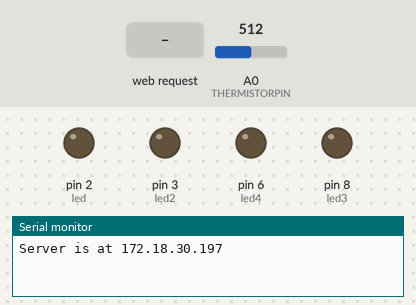
Bench run of a sketch on a simulated Arduino Uno, built with avr-gcc and run on an emulated ATmega328P. Shown: output pins drawn as LEDs (lit = HIGH), the last lines printed to the serial monitor. The inputs (shaded band) are chosen by the test bench; at power-on: A0 (THERMISTORPIN) = 512.

Above: at 1.2 s.
1.3 s: HTTP request GET /button1on received
At 2.7 s:
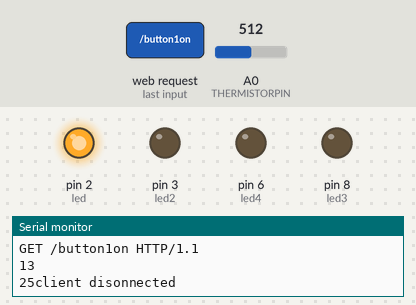
3.0 s: HTTP request GET /button2on received
At 4.4 s:
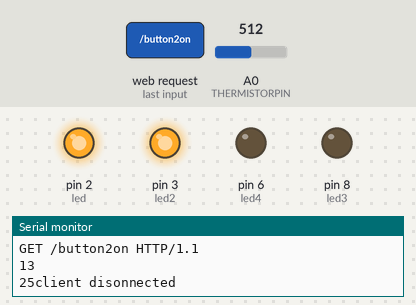
4.7 s: HTTP request GET /button1off received
At 6.0 s:
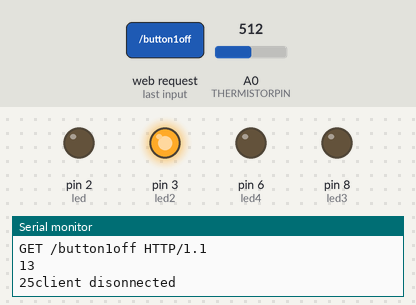
6.3 s: HTTP request GET /button3on received
At 7.7 s:
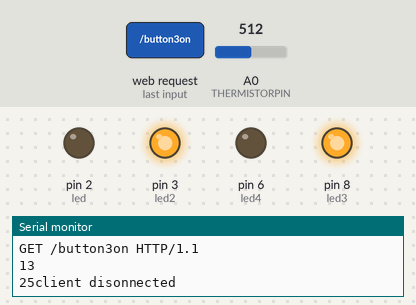
8.0 s: HTTP request GET /button2off received
At 8.5 s:
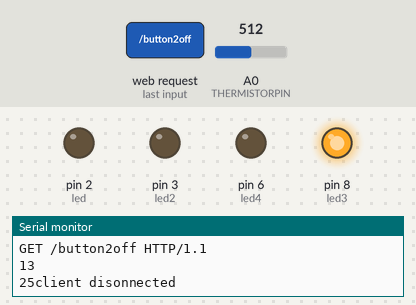
9.7 s: HTTP request GET /button4on received
At 10.2 s:
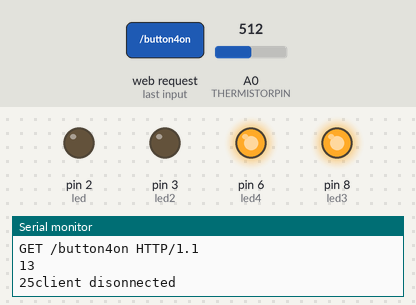
Timing chart, 0 to 12.4 s (numbered marks = the images above; inputs shaded):
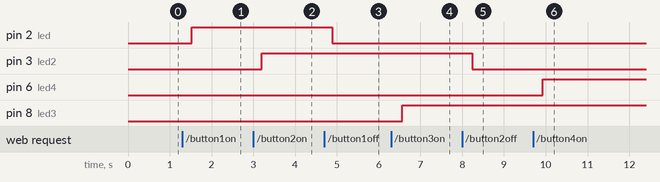

The sketch:

Webserver_Relays4_v1_4.ino
```cpp
/*
 Created by Mpho Mphego

 Arduino with Ethernet Shield, Quad Relay ,Temperature Monitor and NTP client
 */

#include <SPI.h>
#include <Ethernet.h>
#include <EthernetUdp.h>

#define THERMISTORPIN A0
// resistance at 25 degrees C
#define THERMISTORNOMINAL 10000
// temp. for nominal resistance (almost always 25 C)
#define TEMPERATURENOMINAL 25
// how many samples to take and average, more takes longer
// but is more 'smooth'
#define NUMSAMPLES 5
// The beta coefficient of the thermistor (usually 3000-4000)
#define BCOEFFICIENT 3950
// the value of the 'other' resistor
#define SERIESRESISTOR 10000

int led = 2, led2 = 3, led3 = 8, led4 = 6;
int samples[NUMSAMPLES];
String readString;

unsigned int localPort = 8888;      // local port to listen for UDP packets
const int NTP_PACKET_SIZE= 48; // NTP time stamp is in the first 48 bytes of the message
byte packetBuffer[ NTP_PACKET_SIZE]; //buffer to hold incoming and outgoing packets
EthernetUDP Udp; // A UDP instance to let us send and receive packets over UDP
/* Set this to the offset (in seconds) to your local time
   This example is GMT +3 */
const int timeZoneOffset = 3;
const int minuteOffset = 1;

byte mac[] = { 0xDE, 0xAD, 0xBE, 0xEF, 0xFE, 0xED };   //physical mac address
byte ip[] = { 172, 18, 30, 197 };                      // ip in lan (that's what you need to use in your browser. ("192.168.1.178")
byte gateway[] = { 172, 18, 30, 10 };                   // internet access via router
byte subnet[] = { 255, 255, 255, 0 };                  //subnet mask

IPAddress timeServer(172,18,30,100); // time-a.timefreq.bldrdoc.gov NTP server
// IPAddress timeServer(132, 163, 4, 102); // time-b.timefreq.bldrdoc.gov NTP server
// IPAddress timeServer(132, 163, 4, 103); // time-c.timefreq.bldrdoc.gov NTP server
EthernetServer server(80);                             //server port


void setup() {
 // Open serial communications and wait for port to open:
  Serial.begin(9600);
   while (!Serial) {
    ; // wait for serial port to connect. Needed for Leonardo only
  }
  pinMode(led, OUTPUT);
  pinMode(led2, OUTPUT);
  pinMode(led3, OUTPUT);
  pinMode(led4, OUTPUT);
  // start the Ethernet connection and the server:
  Ethernet.begin(mac, ip, gateway, subnet);
  Udp.begin(localPort);
  server.begin();
  Serial.print("Server is at ");
  Serial.println(Ethernet.localIP());
  // initialise all led's off
  //digitalWrite(led, LOW);
  //digitalWrite(led2, LOW);
  //digitalWrite(led3, LOW);
  //digitalWrite(led4, LOW);
}


void loop() {

  EthernetClient client = server.available();
  sendNTPpacket(timeServer); // send an NTP packet to a time server
  // wait to see if a reply is available
  delay(100);

  uint8_t i;
  float average;

  // take N samples in a row, with a slight delay
  for (i=0; i< NUMSAMPLES; i++) {
   samples[i] = analogRead(THERMISTORPIN);
   delay(10);
  }

  // average all the samples out
  average = 0;
  for (i=0; i< NUMSAMPLES; i++) {
     average += samples[i];
  }
  average /= NUMSAMPLES;

//  Serial.print("Average analog reading ");
//  Serial.println(average);

  // convert the value to resistance
  average = 1023 / average - 1;
  average = SERIESRESISTOR / average;
//-------------------------------------------
// To display on Serial monitor
//  Serial.print("Thermistor resistance ");
//  Serial.println(average);

// Read about the Steinhart–Hart equation
// http://en.wikipedia.org/wiki/Steinhart%E2%80%93Hart_equation

  float steinhart;
  steinhart = average / THERMISTORNOMINAL;     // (R/Ro)
  steinhart = log(steinhart);                  // ln(R/Ro)
  steinhart /= BCOEFFICIENT;                   // 1/B * ln(R/Ro)
  steinhart += 1.0 / (TEMPERATURENOMINAL + 273.15); // + (1/To)
  steinhart = 1.0 / steinhart;                 // Invert
  steinhart -= 273.15;                         // convert to C

  // Create a client connection
//  EthernetClient client = server.available();
  if (client) {
     Serial.println("new client");
    boolean currentLineIsBlank = true;
    while (client.connected()) {
      if (client.available()) {
        char c = client.read();

        //read char by char HTTP request
        if (readString.length() < 100) {
          //store characters to string
          readString += c;
          //Serial.print(c);
         }

         //if HTTP request has ended
         if (c == '\n' && currentLineIsBlank) {
           Serial.println(readString); //print to serial monitor for debuging

           client.println("HTTP/1.1 200 OK");
           client.println("Content-Type: text/html");
           client.println("Connection: close");  // the connection will be closed after completion of the response
  	   //client.println("Refresh: 5");  // refresh the page automatically every 5 sec
           client.println();
           client.println("<!DOCTYPE HTML >");
           client.println("<html>");
           client.println("<HEAD> ");
           client.println("<meta http-equiv='refresh' content ='5; url=http://172.18.30.197/ '>");
//           client.println("<meta http-equiv='refresh' content ='5' > ");
           client.println("<meta name='HandheldFriendly' content='true' /> ");
           client.println("<meta name='viewport' content='width=device-width, height=device-height, user-scalable=no' />");
           client.println("<meta name='apple-mobile-web-app-capable' content='yes' />");
           client.println("<meta name='apple-mobile-web-app-status-bar-style' content='black-translucent' />");
           client.println("<link rel='stylesheet' type='text/css' href='http://172.18.30.110/ethernetcss.css' />"); //direct css to dropbox
           client.println("<TITLE>Simple Home Automation</TITLE>");
           client.println("</HEAD>");
           client.println("<BODY>");

           //client.println("<div id='Header' style='float:left;height:80px;width:1810px;'");
           //client.println("<p 'Stable_Images/SANSA_Header_main2.jpg' width='890' height='80' class ='text'>");
           //client.println("<p id='time' style='float:right;'>DATE:  24-04-2013 <br>TIME:  07:11 <br>DOY:   114</p>");
           //client.println("</div>");

           client.println("<H1>Simple Home Automation : Arduino</H1>");
           client.println("<H2>");
           //client.println("<div id="Header" style="float:left;height:80px;width:1810px;">");
           //client.println("<img src="http://172.18.30.100/SANSA_Systems/Stable_Images/SANSA_Header_main2.jpg" width="890" height="80" class ="Image">");
           //client.println("<p id="time" style="float:right;">DATE:  24-04-2013 <br>TIME:  07:11 <br>DOY:   114</p>");
           //client.println("</div>");

            if ( Udp.parsePacket() ) {
              // We've received a packet, read the data from it
              Udp.read(packetBuffer,NTP_PACKET_SIZE);  // read the packet into the buffer

              //the timestamp starts at byte 40 of the received packet and is four bytes,
              // or two words, long. First, esxtract the two words:

              unsigned long highWord = word(packetBuffer[40], packetBuffer[41]);
              unsigned long lowWord = word(packetBuffer[42], packetBuffer[43]);
              // combine the four bytes (two words) into a long integer
              // this is NTP time (seconds since Jan 1 1900):
              unsigned long secsSince1900 = highWord << 16 | lowWord;
              //Serial.print("Seconds since Jan 1 1900 = " );
              //Serial.println(secsSince1900);

              // now convert NTP time into everyday time:
              //Serial.print("Unix time = ");
              // Unix time starts on Jan 1 1970. In seconds, that's 2208988800:
              const unsigned long seventyYears = 2208988800UL;
              // subtract seventy years:
              unsigned long epoch = secsSince1900 - seventyYears;
              // print Unix time:
              //Serial.println(epoch);

              unsigned long hours = ((epoch  % 86400L) / 3600) + timeZoneOffset ;
              unsigned long minutes = ((epoch  % 3600) / 60) + minuteOffset ;

              // print the hour, minute and/or second:

              client.println("Time :  "); // UTC is the time at Greenwich Meridian (GMT)
              client.print(hours); // print the hour (86400 equals secs per day)
              Serial.println(hours);
              client.print(':');

              // In the first 10 minutes of each hour, we'll want a leading '0'
              if ( ((epoch % 3600) / 60) < 10 ) {
                client.print('0');
              }

              client.print(minutes); //print the minute (3600 equals secs per minute)
              Serial.print(minutes); // print the minute (3600 equals secs per minute)
              client.println();
              /*
              client.print(':');
              if ( (epoch % 60) < 10 ) {
                // In the first 10 seconds of each minute, we'll want a leading '0'
                client.print('0');
              }
              client.println(epoch %60); // print the second
              */
            }
             if (timeZoneOffset > 0){
               client.print(" UTC +");
               client.println(timeZoneOffset);
             }
             else if (timeZoneOffset == 0){
               client.print(" UTC ");
               client.println(timeZoneOffset);
             }
             else{
               client.print(" UTC ");
               client.println(timeZoneOffset);
            }
 /*
            if (hours > 20){ // Autoswitch On all leds at 8pm.
              digitalWrite(led, HIGH);
              digitalWrite(led2, HIGH);
              digitalWrite(led3, HIGH);
              digitalWrite(led4, HIGH);
           }
*/


          // print Temperature
           client.println("<br />");
           client.print("Temperature : ");
           client.print(steinhart);
           client.print("&deg;C");
           client.print("</H2>");
           // print buttons
           client.println("<hr />");
           client.println("<br />");
           client.println("<a href=\"/button1on\"\">LED 1 ON</a>");
           client.println("<a href=\"/button1off\"\">LED 1 OFF</a><br />");
           client.println("<br />");
           client.println("<a href=\"/button2on\"\"> LED 2 ON</a>");
           client.println("<a href=\"/button2off\"\">LED 2 OFF</a><br />");
           client.println("<br />");
           client.println("<a href=\"/button3on\"\"> LED 3 ON</a>");
           client.println("<a href=\"/button3off\"\">LED 3 OFF</a><br />");
           client.println("<br />");
           client.println("<a href=\"/button4on\"\"> LED 4 ON</a>");
           client.println("<a href=\"/button4off\"\">LED 4 OFF</a><br />");
           client.println("<br />");
           client.println("<a href=\"/buttonson\"\">All on LED</a>");
           client.println("<a href=\"/buttonsoff\"\">All Off LED</a><br />");
           client.println("<br />");
           client.println("<hr />");
          //client.print("<p>Created by Mpho Mphego. Visit http://mpho112.wordpress.com for more projects!</p>");
          //client.println("<br />");

           client.println("</BODY>");
           client.println("</HTML>");

           delay(1);
           //stopping client
           client.stop();
           //controls the Arduino if you press the buttons
           if (readString.indexOf("button1on") > 0){
               digitalWrite(led, HIGH);
           }
           if (readString.indexOf("button1off") > 0){
               digitalWrite(led, LOW);
           }
           if (readString.indexOf("button2on") > 0){
               digitalWrite(led2, HIGH);
           }
           if (readString.indexOf("button2off") > 0){
               digitalWrite(led2, LOW);
           }
           if (readString.indexOf("button3on") > 0){
               digitalWrite(led3, HIGH);
           }
           if (readString.indexOf("button3off") > 0){
               digitalWrite(led3, LOW);
           }
           if (readString.indexOf("button4on") > 0){
               digitalWrite(led4, HIGH);
           }
           if (readString.indexOf("button4off") > 0){
               digitalWrite(led4, LOW);
           }
           if (readString.indexOf("buttonson") > 0){
               digitalWrite(led, HIGH);
               digitalWrite(led2, HIGH);
               digitalWrite(led3, HIGH);
               digitalWrite(led4, HIGH);
               Serial.print("All on");
           }
           if (readString.indexOf("buttonsoff") > 0){
               digitalWrite(led, LOW);
               digitalWrite(led2, LOW);
               digitalWrite(led3, LOW);
               digitalWrite(led4, LOW);
           }
          //clearing string for next read
           readString="";

         }
       }
    }
    client.stop();
   Serial.println("client disonnected");
}
  // delay(1000);
}


// Do not edit code below
// send an NTP request to the time server at the given address
unsigned long sendNTPpacket(IPAddress& address)
{

  // set all bytes in the buffer to 0
  memset(packetBuffer, 0, NTP_PACKET_SIZE);
  // Initialize values needed to form NTP request
  // (see URL above for details on the packets)
  packetBuffer[0] = 0b11100011;   // LI, Version, Mode
  packetBuffer[1] = 0;     // Stratum, or type of clock
  packetBuffer[2] = 6;     // Polling Interval
  packetBuffer[3] = 0xEC;  // Peer Clock Precision
  // 8 bytes of zero for Root Delay & Root Dispersion
  packetBuffer[12]  = 49;
  packetBuffer[13]  = 0x4E;
  packetBuffer[14]  = 49;
  packetBuffer[15]  = 52;

  // all NTP fields have been given values, now
  // you can send a packet requesting a timestamp:
  Udp.beginPacket(address, 123); //NTP requests are to port 123
  Udp.write(packetBuffer,NTP_PACKET_SIZE);
  Udp.endPacket();

}
```

Measured:
- after the input at 1.3 s, pin 2 (led): LOW → HIGH after 0.23 s
- after the input at 3.0 s, pin 3 (led2): LOW → HIGH after 0.21 s
- after the input at 4.7 s, pin 2 (led): HIGH → LOW after 0.19 s
- after the input at 6.3 s, pin 8 (led3): LOW → HIGH after 0.27 s
- after the input at 8.0 s, pin 3 (led2): HIGH → LOW after 0.24 s
- after the input at 9.7 s, pin 6 (led4): LOW → HIGH after 0.22 s
